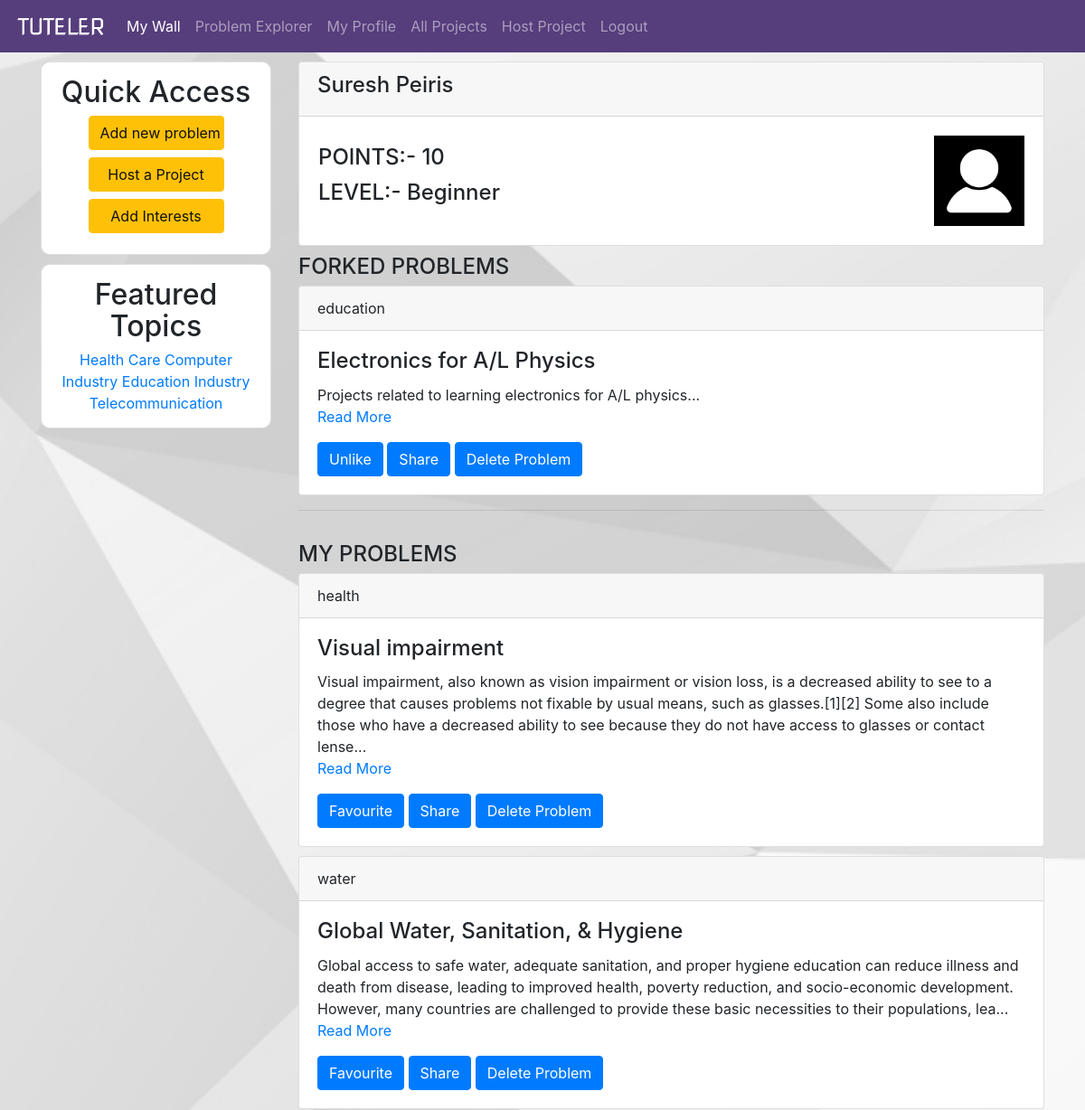
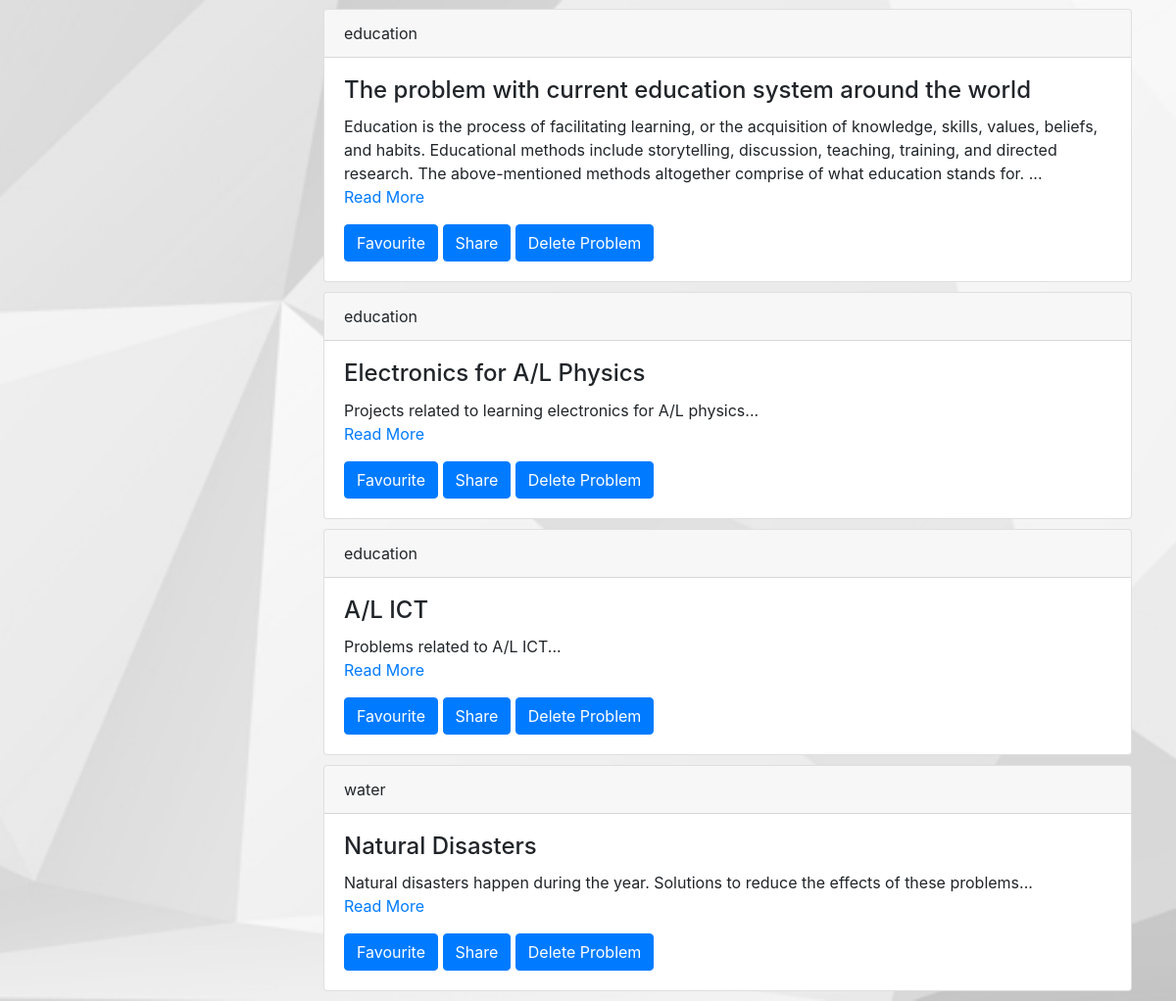
The app's page /profile.php (signed in) with its own data (2 pictures, top to bottom).
### tables this page shows
CREATE TABLE `user` (
  `id` int(11) NOT NULL,
  `fullname` varchar(100) NOT NULL,
  `email` varchar(100) NOT NULL,
  `password` varchar(100) NOT NULL,
  `acctype` enum('student','teacher','company','individual') NOT NULL,
  `interests` text NOT NULL,
  `verified` enum('0','1') NOT NULL
);

CREATE TABLE `problems` (
  `id` int(11) NOT NULL,
  `uid` int(11) NOT NULL,
  `title` varchar(100) NOT NULL,
  `description` text NOT NULL,
  `category` varchar(100) NOT NULL,
  `references` text NOT NULL,
  `forkid` int(11) NOT NULL,
  `datetime` datetime NOT NULL
);

### profile.php (the view)
<?php include("includes/dashheader.php") ?>
<?php
include("connection.php");
$uid = $_SESSION["userid"];
$points = 0;
$level = "";
$favpoints = mysqli_query($connect,"SELECT f.id, u.fullname FROM user AS u, favourites AS f, problems AS p WHERE u.id='$uid' AND p.uid=u.id AND f.postid=p.id AND f.favuser <> '$uid'");
$favptrows = mysqli_num_rows($favpoints);
$favdata = mysqli_fetch_array($favpoints);
$points = $points + ($favptrows * 10);
if($points < 500){
	$level = "Beginner";
} else if($points < 1000){
	$level = "Intermediate";
} else if($points < 5000){
	$level = "Advanced";
} else if($points > 5000){
	$level = "Expert";
}
?>
<div class="card">
  <div class="card-header">
   <h4><?php echo $favdata["fullname"] ?></h4>
  </div>
  <div class="card-body">
  	<table width="100%">
    	<tr>
        	<td>
            	<h4 class="card-title">POINTS:- <?php echo $points ?></h4>
    			<h4 class="card-title">LEVEL:- <?php echo $level ?></h4>
            </td>
            <td width="10%">
            	<img src="img/dummy.png" alt="" style="width:100px;"/>
            </td>
        </tr>
    </table>
  </div>
</div>
<h4>FORKED PROBLEMS</h4>
<?php
$forkedq = mysqli_query($connect,"SELECT LEFT(description, 300) AS description, title, category, id FROM problems WHERE uid='$uid' AND forkid <> '0'");
while($data = mysqli_fetch_array($forkedq)){
?>
<div class="card">
          <div class="card-header">
            <?php echo $data["category"] ?>
          </div>
          <div class="card-body">
            <h4 class="card-title"><?php echo $data["title"] ?></h4>
            <p class="card-text"><?php echo $data["description"] ?>...<br/>
            <a href="viewprob.php?id=<?php echo $data["id"] ?>">Read More</a></p>
         	<?php
			$likeq = mysqli_query($connect,"SELECT id FROM favourites WHERE postid='".$data['id']."' AND favuser='$uid';");
			$lirows = mysqli_num_rows($likeq);
			if($lirows != 0){
			?>
            <a href="unlike.php?id=<?php echo $data["id"] ?>&callback=profile" class="btn btn-primary">Unlike</a>
            <?php
			} else {
			?>
            <a href="favourite.php?id=<?php echo $data["id"] ?>&callback=profile" class="btn btn-primary">Favourite</a>
            <?php
			}
			?>
            <a href="#" class="btn btn-primary">Share</a>
            <a href="delete.php?id=<?php echo $data["id"] ?>&callback=profile" class="btn btn-primary">Delete Problem</a>
          </div>
</div>
<?php
}
?>
<hr/>
<h4 style="margin-top:35px;">MY PROBLEMS</h4>
<?php
$forkedq = mysqli_query($connect,"SELECT LEFT(description, 300) AS description, title, category, id FROM problems WHERE uid='$uid' AND forkid = '0'");
while($data = mysqli_fetch_array($forkedq)){
?>
<div class="card">
          <div class="card-header">
            <?php echo $data["category"] ?>
          </div>
          <div class="card-body">
            <h4 class="card-title"><?php echo $data["title"] ?></h4>
            <p class="card-text"><?php echo $data["description"] ?>...<br/>
            <a href="viewprob.php?id=<?php echo $data["id"] ?>">Read More</a></p>
         	<?php
			$likeq = mysqli_query($connect,"SELECT id FROM favourites WHERE postid='".$data['id']."' AND favuser='$uid';");
			$lirows = mysqli_num_rows($likeq);
			if($lirows != 0){
			?>
            <a href="unlike.php?id=<?php echo $data["id"] ?>&callback=profile" class="btn btn-primary">Unlike</a>
            <?php
			} else {
			?>
            <a href="favourite.php?id=<?php echo $data["id"] ?>&callback=profile" class="btn btn-primary">Favourite</a>
            <?php
			}
			?>
            <a href="#" class="btn btn-primary">Share</a>
            <a href="delete.php?id=<?php echo $data["id"] ?>&callback=profile" class="btn btn-primary">Delete Problem</a>
          </div>
</div>
<?php
}
?>
<?php include("includes/dashfooter.php") ?>

### includes/dashheader.php (shortened to what this page needs)
<!doctype html>
<html>
<head>
<link rel="stylesheet" href="css/bootstrap.min.css">
<link rel="stylesheet" href="css/dash.css"/>
</head>
<body>
<nav class="navbar navbar-expand-lg navbar-dark bg-primary" style="background:#563d7c !important;">
  <a class="navbar-brand" href="index.php"><img src="img/logo.png" width="100px"/></a>
  <div class="collapse navbar-collapse" id="navbarText">
    <ul class="navbar-nav mr-auto">
      <li class="nav-item active">
        <a class="nav-link" href="dashboard.php">My Wall</a>
      </li>
      <li class="nav-item">
        <a class="nav-link" href="problems.php">Problem Explorer</a>
      </li>
      <li class="nav-item">
        <a class="nav-link" href="profile.php">My Profile</a>
      </li>
      <li class="nav-item">
        <a class="nav-link" href="projects.php">All Projects</a>
      </li>
      <li class="nav-item">
        <a class="nav-link" href="host.php">Host Project</a>
      </li>
      <li class="nav-item">
        <a class="nav-link" href="logout.php">Logout</a>
      </li>
    </ul>
  </div>
</nav>
<div class="container">
  <div class="row">
    <div class="col">
      <div class="asidecontainer">
      	<h2>Quick Access</h2>
        <a style="display:inline-block;width:150px;margin-bottom:8px;" class="btn btn-warning" href="addproblem.php" role="button">Add new problem</a>
        <a style="display:inline-block;width:150px;margin-bottom:8px;" class="btn btn-warning" href="host.php" role="button">Host a Project</a>
        <a style="display:inline-block;width:150px;margin-bottom:8px;" class="btn btn-warning" href="addinterests.php" role="button">Add Interests</a>
      </div>
      <div class="asidecontainer">
      	<h2>Featured Topics</h2>
        <a href="problems.php?prb_cat=health&prb_search=">Health Care</a>
        <a href="problems.php?prb_cat=computers&prb_search=">Computer Industry</a>
        <a href="problems.php?prb_cat=education&prb_search=">Education Industry</a>
        <a href="problems.php?prb_cat=telco&prb_search=">Telecommunication</a></div>
    </div>
    <div class="col-9">

### includes/dashfooter.php
 </div>
  </div>
</div>
</body>
</html>

### css/dash.css (style rules this page uses)
body { background-image:url(../img/poly.jpg); background-position:center; background-attachment:fixed; background-size:cover; }
.asidecontainer { background:#fff; border: 1px solid rgba(0,0,0,.125); border-radius:10px; padding:15px; width:100%; margin-bottom:10px; text-align:center; }
.container { padding-top:10px; }
.card { margin-bottom:10px; }

### records on screen
user: fullname "Suresh Peiris"
problems: category "education", title "Electronics for A/L Physics", description "Projects related to learning electronics for A/L physics"
problems: category "health", title "Visual impairment", description "Visual impairment, also known as vision impairment or vision loss, is a decreased ability to see to a degree that causes problems not fixable by usual means, such as glasses.[1][2] Some also include those who have a decreased ability to see because they do not have access to glasses or contact lense"
problems: category "water", title "Global Water, Sanitation, & Hygiene", description "Global access to safe water, adequate sanitation, and proper hygiene education can reduce illness and death from disease, leading to improved health, poverty reduction, and socio-economic development. However, many countries are challenged to provide these basic necessities to their populations, lea"
problems: category "education", title "The problem with current education system around the world", description "Education is the process of facilitating learning, or the acquisition of knowledge, skills, values, beliefs, and habits. Educational methods include storytelling, discussion, teaching, training, and directed research. The above-mentioned methods altogether comprise of what education stands for."
problems: category "education", title "Electronics for A/L Physics", description "Projects related to learning electronics for A/L physics"
problems: category "education", title "A/L ICT", description "Problems related to A/L ICT"
problems: category "water", title "Natural Disasters", description "Natural disasters happen during the year. Solutions to reduce the effects of these problems"

### other values on screen
$points "10"
$level "Beginner"
